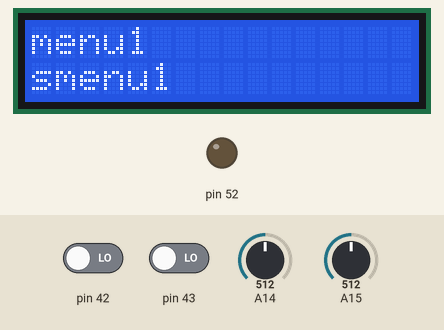
Simulated run of this sketch. Board: Arduino Mega 2560, built with avr-gcc and run on an emulated ATmega2560. Shown: 16×2 character LCD, output pins drawn as LEDs (lit = HIGH). The inputs (shaded band) are chosen by the test bench; at power-on: pin 42 LOW, A15 = 512, A14 = 512, pin 43 LOW.

Above: at 1.2 s.
1.3 s: pin 42 driven HIGH
At 2.7 s:
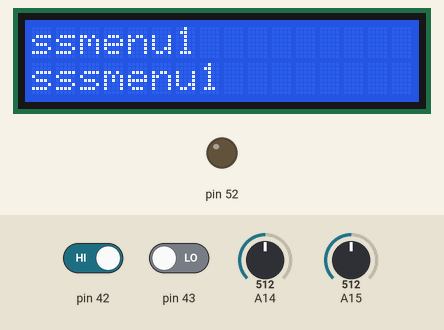
3.4 s: A15 set to 338
4.9 s: A15 set to 315
At 5.71 s:
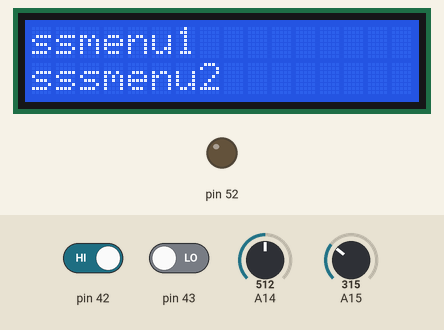
7.9 s: A14 set to 900
At 8.75 s:
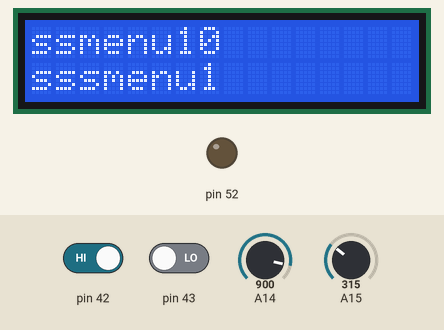
10.1 s: A14 set to 716
At 11.18 s:
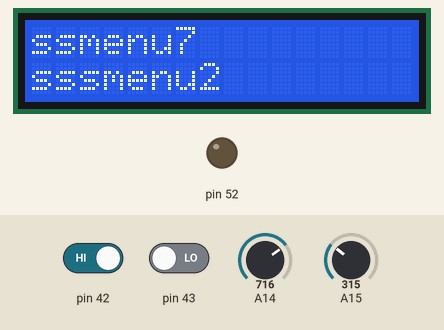
12.5 s: pin 42 driven LOW
At 15.44 s:
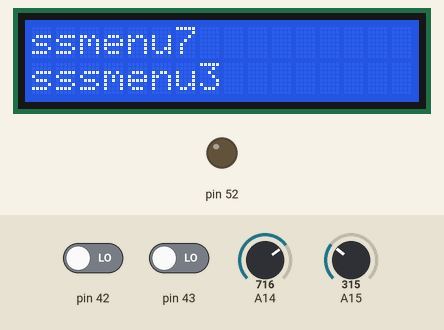
Timing chart, 0 to 16.5 s (numbered marks = the images above; inputs shaded):
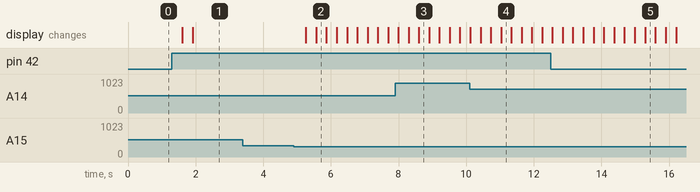

Measured:
- after the input at 1.3 s, the display: first changes after 0.31 s (image 1 shows a later state)
- after the input at 3.4 s, every drawn part: stays the same
- after the input at 4.9 s, the display: first changes after 0.36 s (image 2 shows a later state)

The sketch:

menu_prova_joypad_array2.ino
```cpp
#include <LiquidCrystal.h>

LiquidCrystal lcd(2, 3, 7, 6, 5, 4);

int buttonStateok = 0;
int buttonStateindietro = 0;
int sensorValuesugiu = 0;
int sensorValuedxsx = 0;
int outputValuesugiu = 0;
int outputValuedxsx = 0;
int level=0;

int indicemenu;
int indicesotto;
int indicesottosotto;
int indicesottosottosotto;

String menu[10]={"menu1","menu2","menu3","menu4","menu5","menu6","menu7","menu8","menu9","menu10"};
String sotto[10]={"smenu1","smenu2","smenu3","smenu4","smenu5","smenu6","smenu7","smenu8","smenu9","smenu10",};
String sottosotto[10]={"ssmenu1","ssmenu2","ssmenu3","ssmenu4","ssmenu5","ssmenu6","ssmenu7","ssmenu8","ssmenu9","ssmenu10",};
String sottosottosotto[10]={"sssmenu1","sssmenu2","sssmenu3","sssmenu4","sssmenu5","sssmenu6","sssmenu7","sssmenu8","sssmenu9","sssmenu10",};

void setup() {

  lcd.begin(16, 2);
  pinMode(42, INPUT);
  pinMode(43, INPUT);
  pinMode(A14, INPUT);
  pinMode(A15, INPUT);
  pinMode(52, OUTPUT);

}

void loop() {

  buttonStateok = digitalRead(42);
  buttonStateindietro = digitalRead(43);
  sensorValuesugiu = analogRead(A14);
  sensorValuedxsx = analogRead(A15);

  outputValuesugiu = (68 - map(sensorValuesugiu, 0, 1023, 0, 140))/10;
  outputValuedxsx = (74 - map(sensorValuedxsx, 0, 1023, 0, 140))/10;

    if (outputValuesugiu>2 && outputValuesugiu>abs(outputValuedxsx) ){
      if (level==0){
      indicemenu++;
      indicesotto=0;
      }
      if (level==1){
      indicesotto++;
      indicesottosotto=0;
      }
      if (level==2){
      indicesottosotto++;
      indicesottosottosotto=0;
      }
      delay(300);
      lcd.clear();
    }
    if (outputValuesugiu<-2&& outputValuesugiu<-abs(outputValuedxsx)){
      if (level==0){
      indicemenu--;
      indicesotto=0;
      }
      if (level==1){
      indicesotto--;
      indicesottosotto=0;
      }
      if (level==2){
      indicesottosotto--;
      indicesottosottosotto=0;
      }
      delay(300);
      lcd.clear();
    }
    if (outputValuedxsx>2 && outputValuedxsx>abs(outputValuesugiu)){
      if (level==0){
      indicesotto++;
      }
      if (level==1){
      indicesottosotto++;
      }
      if (level==2){
      indicesottosottosotto++;
      }
      delay(300);
      lcd.clear();
    }
    if (outputValuedxsx<-2 && outputValuedxsx<-abs(outputValuesugiu)){
      if (level==0){
      indicesotto--;
      }
      if (level==1){
      indicesottosotto--;
      }
      if (level==2){
      indicesottosottosotto--;
      }
      delay(300);
      lcd.clear();
    }
    if (indicemenu<0) {
      indicemenu=9;
    }
    if (indicemenu>9){
      indicemenu=0;
    }
    if(indicesotto<0){
      indicesotto=9;
    }
    if(indicesotto>9) {
      indicesotto=0;
    }
    if(indicesottosotto<0){
      indicesottosotto=9;
    }
    if(indicesottosotto>9) {
      indicesottosotto=0;
    }
    if(indicesottosottosotto<0){
      indicesottosottosotto=9;
    }
    if(indicesottosottosotto>9) {
      indicesottosottosotto=0;
    }


    if(buttonStateok == HIGH){
    level++;
    delay(300);
    lcd.clear();
    }

    if(buttonStateindietro == HIGH){
    level--;
    delay(300);
    lcd.clear();
    }

    level=constrain(level,0,2);

    if(level==0){
      lcd.setCursor(0,0);
      lcd.print(menu[indicemenu]);
      lcd.setCursor(0,1);
      lcd.print(sotto[indicesotto]);
    }

    if(level==1){
      lcd.setCursor(0,0);
      lcd.print(sotto[indicesotto]);
      lcd.setCursor(0,1);
      lcd.print(sottosotto[indicesottosotto]);
    }

    if(level==2){
      lcd.setCursor(0,0);
      lcd.print(sottosotto[indicesottosotto]);
      lcd.setCursor(0,1);
      lcd.print(sottosottosotto[indicesottosottosotto]);
    }

}
```
